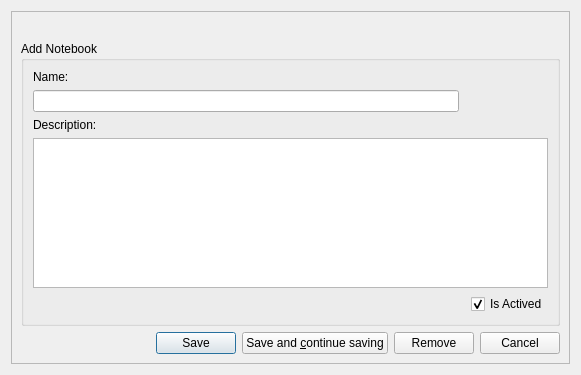
<?xml version="1.0" encoding="UTF-8"?>
<ui version="4.0">
 <class>NotebookItem</class>
 <widget class="QDialog" name="NotebookItem">
  <property name="geometry">
   <rect>
    <x>0</x>
    <y>0</y>
    <width>581</width>
    <height>375</height>
   </rect>
  </property>
  <property name="windowTitle">
   <string>Notebook :: Item</string>
  </property>
  <property name="windowIcon">
   <iconset resource="resources.qrc">
    <normaloff>:/default/static/default/icons/22x22/face-devilish.png</normaloff>:/default/static/default/icons/22x22/face-devilish.png</iconset>
  </property>
  <layout class="QGridLayout" name="gridLayout_3">
   <item row="0" column="0" rowspan="2" colspan="2">
    <widget class="QFrame" name="frame">
     <property name="frameShape">
      <enum>QFrame::StyledPanel</enum>
     </property>
     <property name="frameShadow">
      <enum>QFrame::Raised</enum>
     </property>
     <layout class="QGridLayout" name="gridLayout_2">
      <item row="1" column="0">
       <widget class="QGroupBox" name="groupBox">
        <property name="title">
         <string>Add Notebook</string>
        </property>
        <layout class="QGridLayout" name="gridLayout">
         <item row="0" column="0">
          <widget class="QLabel" name="labelName">
           <property name="text">
            <string>Name:</string>
           </property>
          </widget>
         </item>
         <item row="2" column="0" colspan="2">
          <widget class="QLabel" name="labelDescription">
           <property name="text">
            <string>Description:</string>
           </property>
          </widget>
         </item>
         <item row="3" column="0" colspan="3">
          <widget class="QTextEdit" name="textEditDescription"/>
         </item>
         <item row="4" column="0">
          <spacer name="horizontalSpacer_2">
           <property name="orientation">
            <enum>Qt::Horizontal</enum>
           </property>
           <property name="sizeHint" stdset="0">
            <size>
             <width>407</width>
             <height>20</height>
            </size>
           </property>
          </spacer>
         </item>
         <item row="4" column="2">
          <widget class="QCheckBox" name="checkBoxIsActived">
           <property name="text">
            <string>Is Actived</string>
           </property>
           <property name="checked">
            <bool>true</bool>
           </property>
          </widget>
         </item>
         <item row="1" column="0">
          <widget class="QLineEdit" name="lineEditName"/>
         </item>
        </layout>
       </widget>
      </item>
      <item row="2" column="0">
       <layout class="QHBoxLayout" name="horizontalLayout">
        <item>
         <spacer name="horizontalSpacer">
          <property name="orientation">
           <enum>Qt::Horizontal</enum>
          </property>
          <property name="sizeHint" stdset="0">
           <size>
            <width>40</width>
            <height>20</height>
           </size>
          </property>
         </spacer>
        </item>
        <item>
         <widget class="QPushButton" name="pushButtonSave">
          <property name="text">
           <string>Save</string>
          </property>
          <property name="icon">
           <iconset resource="resources.qrc">
            <normaloff>:/default/static/default/icons/22x22/dialog-ok-apply.png</normaloff>:/default/static/default/icons/22x22/dialog-ok-apply.png</iconset>
          </property>
          <property name="shortcut">
           <string>Ctrl+S, Ctrl+S</string>
          </property>
         </widget>
        </item>
        <item>
         <widget class="QPushButton" name="pushButtonSaveAndContinueSaving">
          <property name="text">
           <string>Save and &amp;continue saving</string>
          </property>
          <property name="icon">
           <iconset resource="resources.qrc">
            <normaloff>:/default/static/default/icons/22x22/dialog-ok.png</normaloff>:/default/static/default/icons/22x22/dialog-ok.png</iconset>
          </property>
          <property name="shortcut">
           <string>Ctrl+Shift+S</string>
          </property>
         </widget>
        </item>
        <item>
         <widget class="QPushButton" name="pushButtonRemove">
          <property name="text">
           <string>Remove</string>
          </property>
          <property name="icon">
           <iconset resource="resources.qrc">
            <normaloff>:/default/static/default/icons/22x22/edit-delete.png</normaloff>:/default/static/default/icons/22x22/edit-delete.png</iconset>
          </property>
          <property name="shortcut">
           <string>Ctrl+Del</string>
          </property>
         </widget>
        </item>
        <item>
         <widget class="QPushButton" name="pushButtonCancel">
          <property name="text">
           <string>Cancel</string>
          </property>
          <property name="icon">
           <iconset resource="resources.qrc">
            <normaloff>:/default/static/default/icons/22x22/dialog-cancel.png</normaloff>:/default/static/default/icons/22x22/dialog-cancel.png</iconset>
          </property>
          <property name="shortcut">
           <string>Ctrl+W</string>
          </property>
         </widget>
        </item>
       </layout>
      </item>
      <item row="0" column="0">
       <widget class="QLabel" name="labelStatus">
        <property name="text">
         <string/>
        </property>
       </widget>
      </item>
     </layout>
    </widget>
   </item>
  </layout>
 </widget>
 <tabstops>
  <tabstop>lineEditName</tabstop>
  <tabstop>textEditDescription</tabstop>
  <tabstop>checkBoxIsActived</tabstop>
  <tabstop>pushButtonSave</tabstop>
  <tabstop>pushButtonSaveAndContinueSaving</tabstop>
  <tabstop>pushButtonRemove</tabstop>
  <tabstop>pushButtonCancel</tabstop>
 </tabstops>
 <resources>
  <include location="resources.qrc"/>
 </resources>
 <connections/>
</ui>
